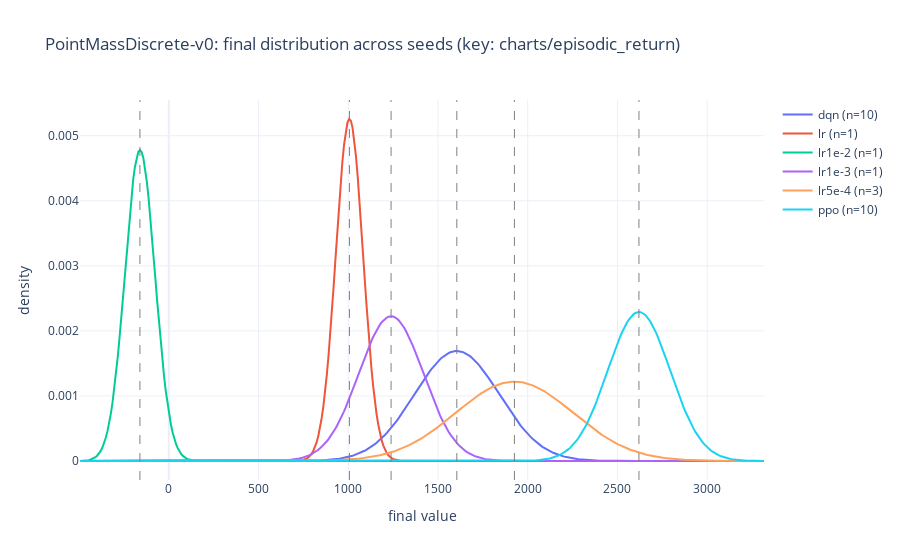
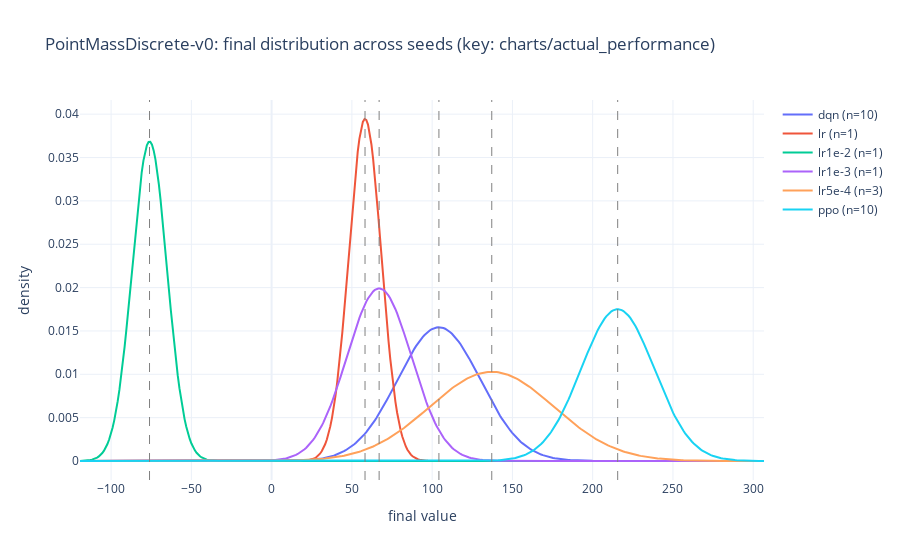

Write notebook code for charts like these, in order.
### Code cell
# Final-value confidence plots (bell curves per algo)

from collections import defaultdict

# Number of most recent points from a run's series to estimate mean/std when only one run exists
RUN_SERIES_WINDOW = 200

def collect_final_values(runs_dir: Path, keys: List[str], key_preference: List[str]):
    # Build groups of runs and store per-run dfs
    grouped: Dict[Tuple[str, str], List[Dict[str, pd.DataFrame]]] = {}
    for run in sorted(runs_dir.iterdir()):
        if not run.is_dir():
            continue
        try:
            env, algo, seed = parse_run_name(run)
        except Exception:
            continue
        dfs = load_scalars_from_event(run, keys)
        if not dfs:
            continue
        grouped.setdefault((env, algo), []).append(dfs)

    # For each group, select key with max coverage (most seeds logging it)
    results: Dict[str, List[Dict[str, object]]] = {}  # env -> list of {algo, mean, std, n, key}
    for (env, algo), runs in grouped.items():
        coverage = defaultdict(int)
        for pref in key_preference:
            for d in runs:
                if pref in d and not d[pref].empty:
                    coverage[pref] += 1
        if not coverage:
            continue
        # Best key: highest coverage; break ties by preference order
        best_key = max(coverage.items(), key=lambda kv: (kv[1], -key_preference.index(kv[0])))[0]

        # Collect per-run final values and per-run series stats (for fallback)
        final_vals = []
        per_run_series_stats = []  # (mean, std, count)
        for d in runs:
            if best_key in d and not d[best_key].empty:
                df = d[best_key]
                final_vals.append(float(df['value'].iloc[-1]))
                # Use last RUN_SERIES_WINDOW points to estimate mean/std for this run
                series_vals = df['value'].tail(RUN_SERIES_WINDOW).astype(float).values
                if series_vals.size > 0:
                    per_run_series_stats.append((float(np.mean(series_vals)), float(np.std(series_vals, ddof=0)), int(series_vals.size)))

        if len(final_vals) == 0:
            continue

        if len(final_vals) >= 2:
            # Use across-seed distribution of final values
            finals = np.array(final_vals, dtype=float)
            mean = float(np.mean(finals))
            std = float(np.std(finals, ddof=0))
            n = int(len(finals))
        else:
            # Single-run group: use that run's own time-series statistics
            if per_run_series_stats:
                mean, std, series_n = per_run_series_stats[0]
                n = 1  # one run; std reflects within-run variability
                # If std ends up zero (constant), set a tiny epsilon for visual non-degeneracy
                if std == 0.0:
                    std = 1e-9
            else:
                # Fallback to final value with tiny std
                mean = float(final_vals[0])
                std = 1e-9
                n = 1

        results.setdefault(env, []).append({
            'algo': algo,
            'mean': mean,
            'std': std,
            'n': n,
            'key': best_key,
        })
    return results


def plot_final_bell_curves(finals_by_env: Dict[str, List[Dict[str, object]]], num_points: int = 400):
    figs = {}
    for env, items in finals_by_env.items():
        if not items:
            continue
        # Determine x-range using ±4σ across algos; fallback if σ==0
        xs_min = []
        xs_max = []
        for it in items:
            mu, sigma = it['mean'], it['std']
            if sigma > 0:
                xs_min.append(mu - 4*sigma)
                xs_max.append(mu + 4*sigma)
        if xs_min and xs_max:
            x_min, x_max = min(xs_min), max(xs_max)
        else:
            # All zero std; create a narrow window around means
            mus = [it['mean'] for it in items]
            center = float(np.mean(mus))
            spread = max(1.0, 0.05*abs(center))
            x_min, x_max = center - spread, center + spread
        if x_min == x_max:
            x_min -= 1.0
            x_max += 1.0
        xs = np.linspace(x_min, x_max, num_points)

        fig = go.Figure()
        for it in sorted(items, key=lambda z: z['algo']):
            algo = it['algo']
            mu = float(it['mean'])
            sigma = float(it['std'])
            pdf = (1.0/(sigma*np.sqrt(2*np.pi))) * np.exp(-0.5*((xs - mu)/sigma)**2)
            fig.add_trace(go.Scatter(x=xs, y=pdf, mode='lines', name=f"{algo} (n={it['n']})", hovertemplate=f"{algo} μ={mu:.3f}, σ={sigma:.3f}, n={it['n']}<extra></extra>"))
            fig.add_vline(x=mu, line_width=1, line_dash='dash', line_color='gray')
        used_key = items[0]['key'] if items else ''
        fig.update_layout(
            title=f"{env}: final distribution across seeds (key: {used_key})",
            xaxis_title='final value', yaxis_title='density', template='plotly_white'
        )
        figs[env] = fig
    return figs


# Final curves for preferred return-like metrics (best-covered key)
finals = collect_final_values(RUNS_DIR, SCALAR_KEYS, key_preference=['charts/episodic_return','charts/episode_reward','eval/episodic_return','train/episodic_return'])
final_figs = plot_final_bell_curves(finals)
for env, fig in final_figs.items():
    fig.show()

# Final curves for actual performance metric
finals_actual = collect_final_values(RUNS_DIR, SCALAR_KEYS, key_preference=['charts/actual_performance'])
final_figs_actual = plot_final_bell_curves(finals_actual)
for env, fig in final_figs_actual.items():
    fig.show()

### Figure 1 — Plotly figure (JSON) as saved in the notebook; plotly's stock layout.template omitted (floating-point values rounded to 4 significant figures; data arrays with more than 128 entries replaced by an {"elided": "..."} marker saying what was removed)
{"data": [{"hovertemplate": "dqn μ=1604.858, σ=235.914, n=10<extra></extra>", "mode": "lines", "name": "dqn (n=10)", "type": "scatter", "x": {"elided": "400 float values"}, "y": {"elided": "400 float values"}}, {"hovertemplate": "lr μ=1006.461, σ=75.870, n=1<extra></extra>", "mode": "lines", "name": "lr (n=1)", "type": "scatter", "x": {"elided": "400 float values"}, "y": {"elided": "400 float values"}}, {"hovertemplate": "lr1e-2 μ=-161.053, σ=83.452, n=1<extra></extra>", "mode": "lines", "name": "lr1e-2 (n=1)", "type": "scatter", "x": {"elided": "400 float values"}, "y": {"elided": "400 float values"}}, {"hovertemplate": "lr1e-3 μ=1238.497, σ=179.293, n=1<extra></extra>", "mode": "lines", "name": "lr1e-3 (n=1)", "type": "scatter", "x": {"elided": "400 float values"}, "y": {"elided": "400 float values"}}, {"hovertemplate": "lr5e-4 μ=1925.769, σ=327.045, n=3<extra></extra>", "mode": "lines", "name": "lr5e-4 (n=3)", "type": "scatter", "x": {"elided": "400 float values"}, "y": {"elided": "400 float values"}}, {"hovertemplate": "ppo μ=2619.636, σ=174.215, n=10<extra></extra>", "mode": "lines", "name": "ppo (n=10)", "type": "scatter", "x": {"elided": "400 float values"}, "y": {"elided": "400 float values"}}], "layout": {"shapes": [{"line": {"color": "gray", "dash": "dash", "width": 1}, "type": "line", "x0": 1605.0, "x1": 1605.0, "xref": "x", "y0": 0, "y1": 1, "yref": "y domain"}, {"line": {"color": "gray", "dash": "dash", "width": 1}, "type": "line", "x0": 1006.0, "x1": 1006.0, "xref": "x", "y0": 0, "y1": 1, "yref": "y domain"}, {"line": {"color": "gray", "dash": "dash", "width": 1}, "type": "line", "x0": -161.1, "x1": -161.1, "xref": "x", "y0": 0, "y1": 1, "yref": "y domain"}, {"line": {"color": "gray", "dash": "dash", "width": 1}, "type": "line", "x0": 1238.0, "x1": 1238.0, "xref": "x", "y0": 0, "y1": 1, "yref": "y domain"}, {"line": {"color": "gray", "dash": "dash", "width": 1}, "type": "line", "x0": 1926.0, "x1": 1926.0, "xref": "x", "y0": 0, "y1": 1, "yref": "y domain"}, {"line": {"color": "gray", "dash": "dash", "width": 1}, "type": "line", "x0": 2620.0, "x1": 2620.0, "xref": "x", "y0": 0, "y1": 1, "yref": "y domain"}], "title": {"text": "PointMassDiscrete-v0: final distribution across seeds (key: charts/episodic_return)"}, "xaxis": {"title": {"text": "final value"}}, "yaxis": {"title": {"text": "density"}}}}

### Figure 2 — Plotly figure (JSON) as saved in the notebook; plotly's stock layout.template omitted (floating-point values rounded to 4 significant figures; data arrays with more than 128 entries replaced by an {"elided": "..."} marker saying what was removed)
{"data": [{"hovertemplate": "dqn μ=104.219, σ=25.865, n=10<extra></extra>", "mode": "lines", "name": "dqn (n=10)", "type": "scatter", "x": {"elided": "400 float values"}, "y": {"elided": "400 float values"}}, {"hovertemplate": "lr μ=58.187, σ=10.111, n=1<extra></extra>", "mode": "lines", "name": "lr (n=1)", "type": "scatter", "x": {"elided": "400 float values"}, "y": {"elided": "400 float values"}}, {"hovertemplate": "lr1e-2 μ=-76.057, σ=10.829, n=1<extra></extra>", "mode": "lines", "name": "lr1e-2 (n=1)", "type": "scatter", "x": {"elided": "400 float values"}, "y": {"elided": "400 float values"}}, {"hovertemplate": "lr1e-3 μ=66.973, σ=20.044, n=1<extra></extra>", "mode": "lines", "name": "lr1e-3 (n=1)", "type": "scatter", "x": {"elided": "400 float values"}, "y": {"elided": "400 float values"}}, {"hovertemplate": "lr5e-4 μ=137.133, σ=38.797, n=3<extra></extra>", "mode": "lines", "name": "lr5e-4 (n=3)", "type": "scatter", "x": {"elided": "400 float values"}, "y": {"elided": "400 float values"}}, {"hovertemplate": "ppo μ=215.580, σ=22.787, n=10<extra></extra>", "mode": "lines", "name": "ppo (n=10)", "type": "scatter", "x": {"elided": "400 float values"}, "y": {"elided": "400 float values"}}], "layout": {"shapes": [{"line": {"color": "gray", "dash": "dash", "width": 1}, "type": "line", "x0": 104.2, "x1": 104.2, "xref": "x", "y0": 0, "y1": 1, "yref": "y domain"}, {"line": {"color": "gray", "dash": "dash", "width": 1}, "type": "line", "x0": 58.19, "x1": 58.19, "xref": "x", "y0": 0, "y1": 1, "yref": "y domain"}, {"line": {"color": "gray", "dash": "dash", "width": 1}, "type": "line", "x0": -76.06, "x1": -76.06, "xref": "x", "y0": 0, "y1": 1, "yref": "y domain"}, {"line": {"color": "gray", "dash": "dash", "width": 1}, "type": "line", "x0": 66.97, "x1": 66.97, "xref": "x", "y0": 0, "y1": 1, "yref": "y domain"}, {"line": {"color": "gray", "dash": "dash", "width": 1}, "type": "line", "x0": 137.1, "x1": 137.1, "xref": "x", "y0": 0, "y1": 1, "yref": "y domain"}, {"line": {"color": "gray", "dash": "dash", "width": 1}, "type": "line", "x0": 215.6, "x1": 215.6, "xref": "x", "y0": 0, "y1": 1, "yref": "y domain"}], "title": {"text": "PointMassDiscrete-v0: final distribution across seeds (key: charts/actual_performance)"}, "xaxis": {"title": {"text": "final value"}}, "yaxis": {"title": {"text": "density"}}}}
